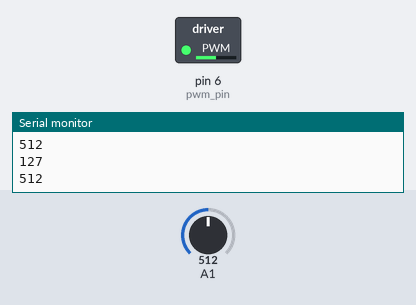
Simulated run of this sketch. Board: Arduino Uno, built with avr-gcc and run on an emulated ATmega328P. On the bench: switched loads named in the sketch (green lamp = pin HIGH), the last lines printed to the serial monitor. The test bench sets the inputs (shaded band); at power-on: A1 = 512.

Above: at 1.2 s.
1.3 s: A1 set to 716
At 2.5 s:
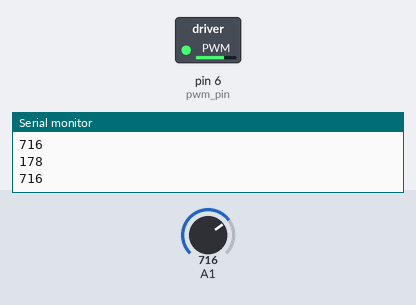
2.8 s: A1 set to 900
At 3.7 s:
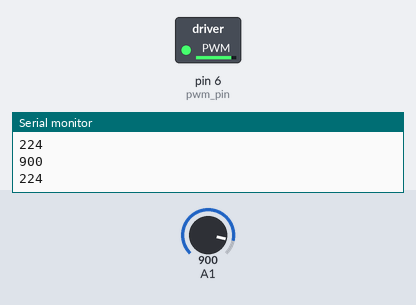
4.3 s: A1 set to 122
At 4.8 s:
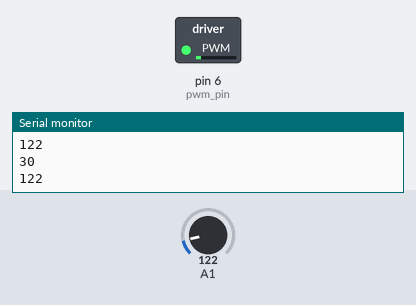
5.8 s: A1 set to 0
At 7.0 s:
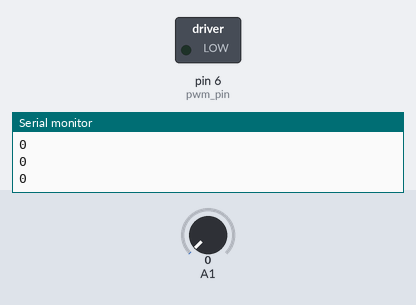
7.3 s: A1 set to 511
At 8.4 s:
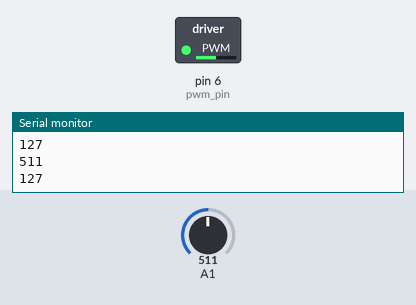
Timing chart, 0 to 9.8 s (numbered marks = the images above; inputs shaded):
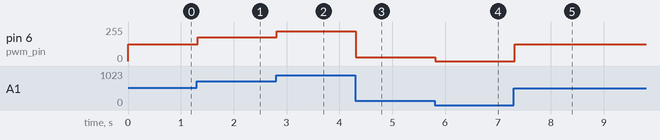

Measured:
- after the input at 1.3 s, pin 6 (pwm_pin): 127/255 → 178/255 at once
- after the input at 2.8 s, pin 6 (pwm_pin): 178/255 → 224/255 at once
- after the input at 4.3 s, pin 6 (pwm_pin): 224/255 → 30/255 at once
- after the input at 5.8 s, pin 6 (pwm_pin): 30/255 → 0/255 at once
- after the input at 7.3 s, pin 6 (pwm_pin): 0/255 → 127/255 at once

The sketch:

Dcmotor.ino
```cpp
#define pwm_pin 6
int pot;
int duty;
void setup(){
  Serial.begin(9600);
  pinMode(pwm_pin , OUTPUT);
}
void loop(){
  pot = analogRead(A1);
  Serial.println(pot);
  duty = map(pot , 0 , 1023 , 0 , 255);
  Serial.println(duty);
  analogWrite(pwm_pin , duty);
}
```
